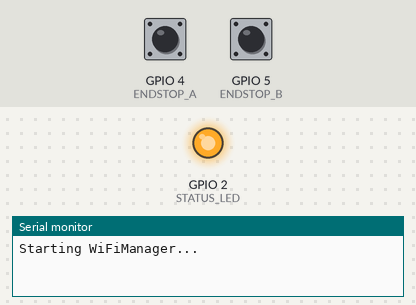
Simulated run of this sketch. Board: ESP32. Shown: output pins drawn as LEDs (lit = HIGH), the last lines printed to the serial monitor. Inputs (shaded band) come from the test bench; at power-on: GPIO 4 (ENDSTOP_A) HIGH, GPIO 5 (ENDSTOP_B) HIGH. WiFi joins after 1.5 s; servers stay silent unless stated.

Above: at 0.1 s.
At 1.6 s:
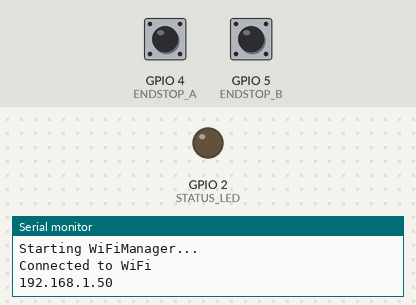
Timing chart, 0 to 3.1 s (numbered marks = the images above):
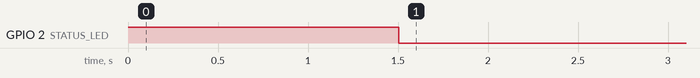

The sketch:

CameraSlider.ino
```cpp
#include <WiFiManager.h>
#include <ESPAsyncWebServer.h>
#include <AccelStepper.h>

#define STATUS_LED 2  // Built-in LED on many ESP32 boards (adjust if needed)

// Stepper Motor Pins
#define DIR1 16
#define STEP1 17
#define DIR2 21
#define STEP2 22

// End Stop Pins for Slider Motor
#define ENDSTOP_A 4
#define ENDSTOP_B 5

// Motor setup
AccelStepper sliderMotor(AccelStepper::DRIVER, STEP1, DIR1);
AccelStepper panMotor(AccelStepper::DRIVER, STEP2, DIR2);

// Web server
AsyncWebServer server(80);

// Movement state
int sliderSpeed = 800;
int sliderDir = 0; // -1 = left, 1 = right, 0 = stop

const char index_html[] PROGMEM = R"rawliteral(
<!DOCTYPE html>
<html lang="en">
<head>
  <meta charset="UTF-8" />
  <meta name="viewport" content="width=device-width, initial-scale=1.0"/>
  <title>Camera Slider</title>
  <style>
    body {
      background-color: #121212;
      color: white;
      font-family: sans-serif;
      text-align: center;
      margin-top: 40px;
    }
    button {
      font-size: 1rem;
      padding: 1rem 1rem;
      margin: 1rem;
      background: #333;
      color: white;
      border: none;
      border-radius: 10px;
    }
    button:active {
      background: #555;
    }
    .speed-slider {
      width: 70%;
      height: 15px;
      background: #333;
      border-radius: 5px;
      outline: none;
    }
  </style>
</head>
<body>
  <h2>Slider Control</h2>

  <p>
    Speed: <span id="speedVal">1600</span> steps/sec
  </p>
  <input class="speed-slider" type="range" min="20" max="10000" value="1600" id="speedSlider" oninput="updateSpeed(this.value)" />

  <br><br>
  <button onclick="startMove('left')" style="margin-top: 20px;">Move Left</button>
  <button onclick="startMove('right')" style="margin-top: 20px;">Move Right</button>
  <br><br>
  <button onclick="stopMove()" style="margin-top: 0px;">Stop</button>

  <script>
    function updateSpeed(val) {
      document.getElementById('speedVal').innerText = val;
      fetch(`/set_speed?value=${val}`);
    }

    function startMove(dir) {
      fetch(`/move_slider?dir=${dir}&action=start`);
    }

    function stopMove() {
      fetch(`/move_slider?action=stop`);
    }
  </script>
</body>
</html>
)rawliteral";

void setup() {
  Serial.begin(115200);

  pinMode(STATUS_LED, OUTPUT);

  // Init End Stops
  pinMode(ENDSTOP_A, INPUT_PULLUP);
  pinMode(ENDSTOP_B, INPUT_PULLUP);

  // Init Motors
  sliderMotor.setMaxSpeed(1000);
  sliderMotor.setAcceleration(300);
  panMotor.setMaxSpeed(1000);
  panMotor.setAcceleration(300);

  // WiFi config
  WiFiManager wm;
  digitalWrite(STATUS_LED, HIGH);

  Serial.println("Starting WiFiManager...");

  while (!wm.autoConnect("CameraSlider-Setup")) {
    digitalWrite(STATUS_LED, HIGH);
  }

  // Connected: turn LED off
  digitalWrite(STATUS_LED, LOW);

  Serial.println("Connected to WiFi");
  Serial.println(WiFi.localIP());

  // Serve UI
  server.on("/", HTTP_GET, [](AsyncWebServerRequest *request) {
    request->send_P(200, "text/html", index_html);
  });

  // Handle slider movement
  server.on("/move_slider", HTTP_GET, [](AsyncWebServerRequest *request) {
    String action = request->getParam("action")->value();
    if (action == "start") {
      if (request->hasParam("dir")) {
        String dir = request->getParam("dir")->value();
        sliderDir = (dir == "left") ? -1 : 1;
      }
    } else if (action == "stop") {
      sliderDir = 0;
    }
    request->send(200, "text/plain", "OK");
  });

  // Handle speed change
  server.on("/set_speed", HTTP_GET, [](AsyncWebServerRequest *request) {
    if (request->hasParam("value")) {
      sliderSpeed = request->getParam("value")->value().toInt();
      sliderMotor.setMaxSpeed(sliderSpeed);
    }
    request->send(200, "text/plain", "OK");
  });

  server.begin();
}

void loop() {
  // Check end stops
  if ((digitalRead(ENDSTOP_A) == LOW && sliderDir == 1) ||
  (digitalRead(ENDSTOP_B) == LOW && sliderDir == -1)) {
    sliderDir = 0; // stop if limit reached
  }

  // Move slider based on direction
  if (sliderDir == 0) {
    sliderMotor.setSpeed(0);
  } else {
    sliderMotor.setSpeed(sliderSpeed * sliderDir);
  }

  sliderMotor.runSpeed();
}
```
